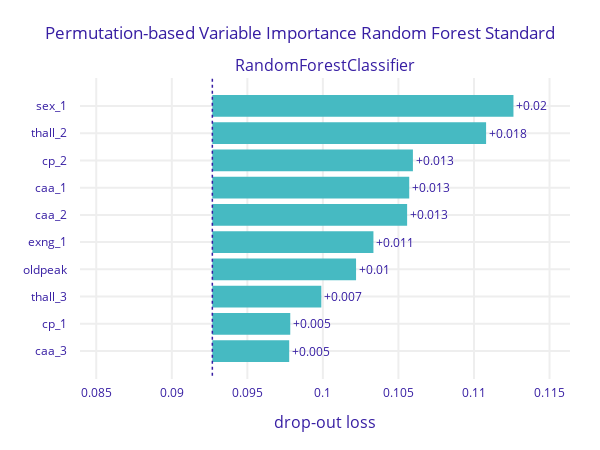

Source (notebook cell):
### Code cell
plot_pvi(explainer, "imgs/random_forest.png", "Random Forest Standard")

### Figure 1 — Plotly figure (JSON) as saved in the notebook; plotly's stock layout.template omitted (floating-point values rounded to 4 significant figures)
{"data": [{"base": 0.09268, "hoverinfo": "text", "hoverlabel": {"bgcolor": "rgba(0,0,0,0.8)"}, "hovertext": ["Model: RandomForestClassifier loss after<br>variable: sex_1 is permuted: 0.113<br>Drop-out loss change: +0.02", "Model: RandomForestClassifier loss after<br>variable: thall_2 is permuted: 0.111<br>Drop-out loss change: +0.018", "Model: RandomForestClassifier loss after<br>variable: cp_2 is permuted: 0.106<br>Drop-out loss change: +0.013", "Model: RandomForestClassifier loss after<br>variable: caa_1 is permuted: 0.106<br>Drop-out loss change: +0.013", "Model: RandomForestClassifier loss after<br>variable: caa_2 is permuted: 0.106<br>Drop-out loss change: +0.013", "Model: RandomForestClassifier loss after<br>variable: exng_1 is permuted: 0.103<br>Drop-out loss change: +0.011", "Model: RandomForestClassifier loss after<br>variable: oldpeak is permuted: 0.102<br>Drop-out loss change: +0.01", "Model: RandomForestClassifier loss after<br>variable: thall_3 is permuted: 0.1<br>Drop-out loss change: +0.007", "Model: RandomForestClassifier loss after<br>variable: cp_1 is permuted: 0.098<br>Drop-out loss change: +0.005", "Model: RandomForestClassifier loss after<br>variable: caa_3 is permuted: 0.098<br>Drop-out loss change: +0.005"], "marker": {"color": "#46bac2"}, "orientation": "h", "showlegend": false, "text": ["+0.02", "+0.018", "+0.013", "+0.013", "+0.013", "+0.011", "+0.01", "+0.007", "+0.005", "+0.005"], "textposition": "outside", "type": "bar", "x": [0.01993, 0.01812, 0.01328, 0.01303, 0.01289, 0.01066, 0.009512, 0.007213, 0.005157, 0.005087], "xaxis": "x", "y": ["sex_1", "thall_2", "cp_2", "caa_1", "caa_2", "exng_1", "oldpeak", "thall_3", "cp_1", "caa_3"], "yaxis": "y"}], "layout": {"annotations": [{"font": {"size": 16}, "showarrow": false, "text": "RandomForestClassifier", "x": 0.5, "xanchor": "center", "xref": "paper", "y": 1, "yanchor": "bottom", "yref": "paper"}, {"font": {"size": 16}, "showarrow": false, "text": "drop-out loss", "x": 0.5, "xanchor": "center", "xref": "paper", "y": 0, "yanchor": "top", "yref": "paper", "yshift": -30}], "autosize": false, "font": {"color": "#371ea3"}, "height": 450, "margin": {"b": 71, "r": 30, "t": 78}, "shapes": [{"line": {"color": "#371ea3", "dash": "dot", "width": 1.5}, "type": "line", "x0": 0.09268, "x1": 0.09268, "xref": "x", "y0": -1, "y1": 10, "yref": "y"}], "title": {"text": "Permutation-based Variable Importance Random Forest Standard"}, "width": 600, "xaxis": {"anchor": "y", "automargin": true, "domain": [0, 1], "fixedrange": true, "gridwidth": 2, "range": [0.08392, 0.1164], "tickcolor": "white", "ticklen": 3, "ticks": "outside", "type": "linear", "zeroline": false}, "yaxis": {"anchor": "x", "automargin": true, "autorange": "reversed", "domain": [0, 1], "fixedrange": true, "gridwidth": 2, "tickcolor": "white", "ticklen": 10, "ticks": "outside", "type": "category"}}}
